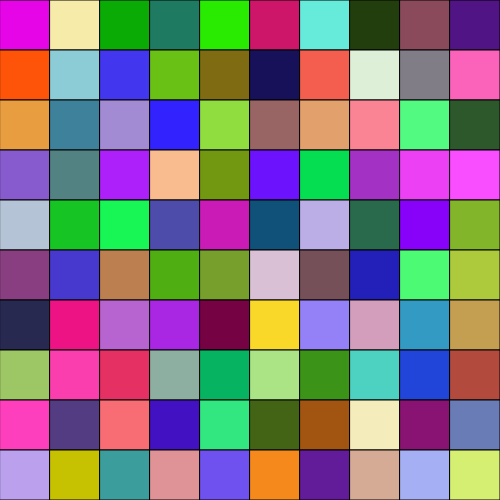
Frame 1 (no input)
Frame 60 (no input): identical to frame 1, image omitted
Frame 120 (the mouse pressed at the canvas centre since frame 60): identical to frame 1, image omitted

The p5.js sketch that drew this single still picture (run headless with seeded random() and noise() and a simulated clock; from frame 60 on, the mouse is pressed at the canvas centre):

// p5.js sketch
// ── sketch.js
function setup() {
  createCanvas(500, 500);
}

let red = [
  
]
for(i=0; i<100; i++){
  red[i] = Math.random()*255;
  console.log(red);
}
let green = [

]
for(i=0; i<100; i++){
  green[i] = Math.random()*255;
  console.log(green);
}
let blue = [

]
for(i=0; i<100; i++){
  blue[i] = Math.random()*255;
  console.log(blue);
}

function draw() {
  background(250);
  for(let y=0; y<10; y++){
    for(let x=0; x<10; x++){
  fill(red[x+y*10], green[x+y*10], blue[x+y*10]);
    square(0+(50*x), 0+(50*y), 50);
    }
  }
}

// ── style.css
html, body {
  margin: 200;
  padding: 0;
}

canvas {
  display: block;
  border: black solid 1px;
}
